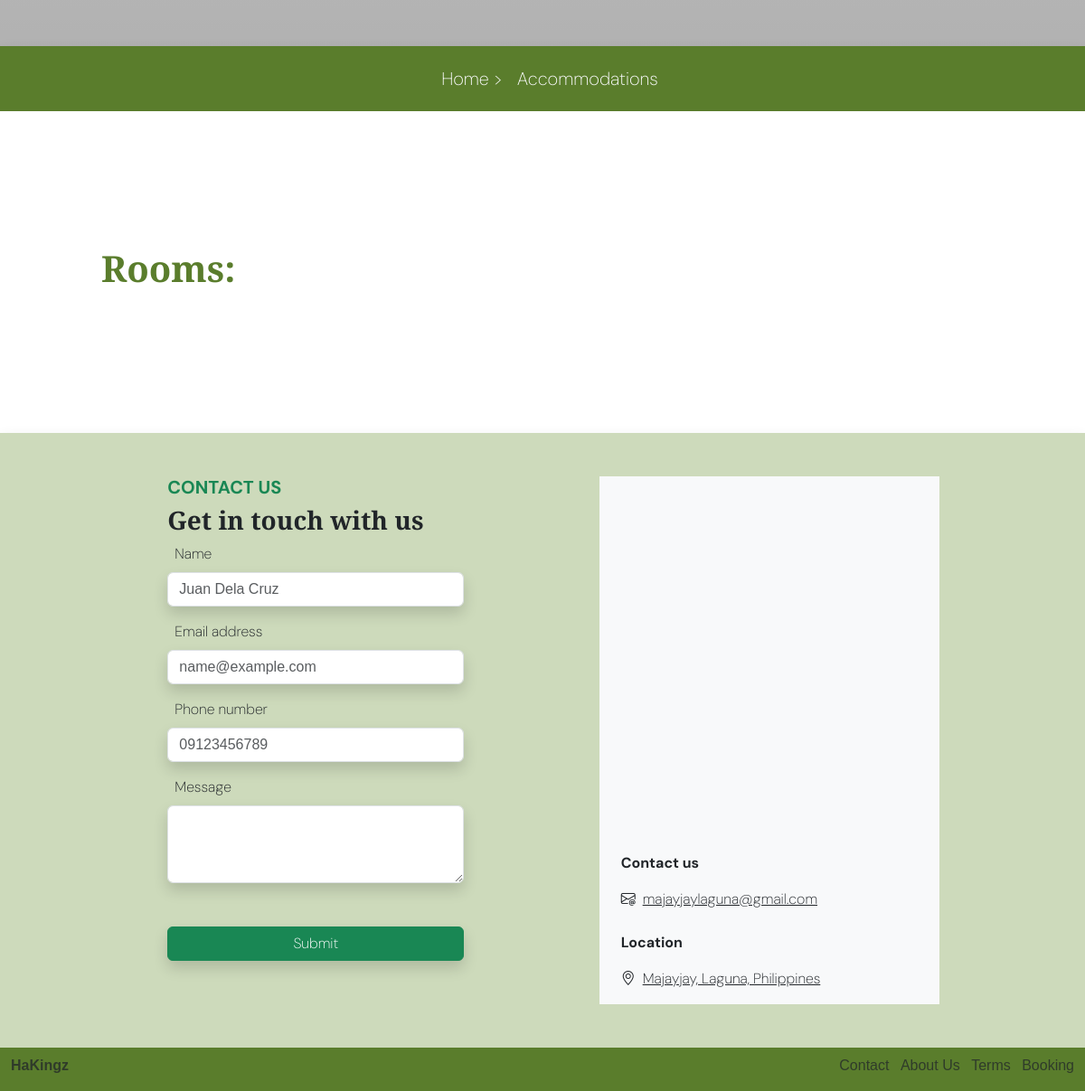
/Resort/page-2.php?businessInfoID=95 (lower part), run on an earlier commit of the app's database.
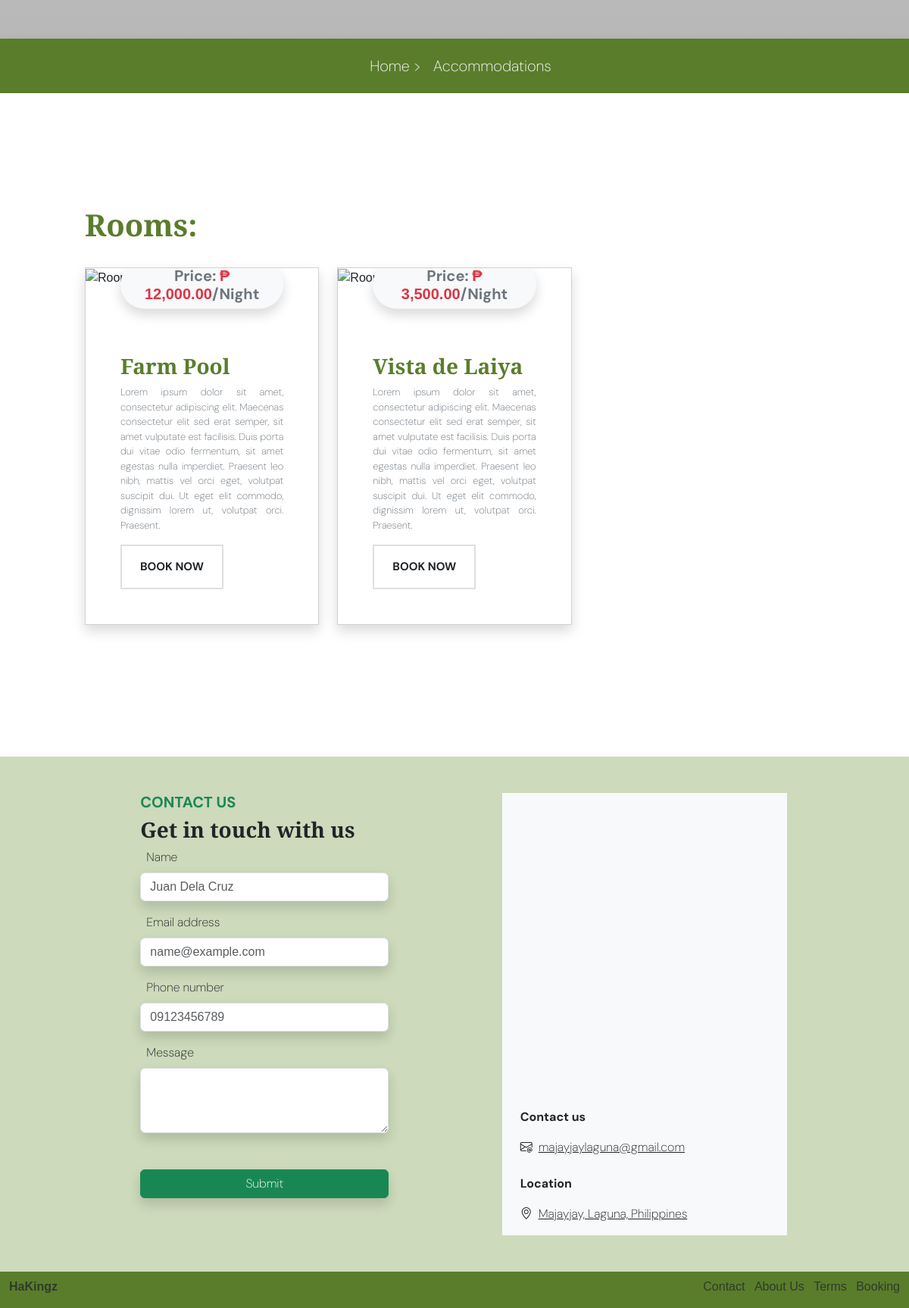
And on a later commit of the database.
### tables this page shows
CREATE TABLE `roominfotable` (
  `roomID` int(11) NOT NULL,
  `BusinessInfoID` int(11) NOT NULL,
  `roomName` varchar(255) NOT NULL,
  `roomPrice` decimal(10,2) NOT NULL,
  `adultMax` int(11) NOT NULL,
  `ChildrenMax` int(11) NOT NULL,
  `RoomDescriptions` text NOT NULL,
  `image1` varchar(255) DEFAULT NULL,
  `image2` varchar(255) DEFAULT NULL,
  `image3` varchar(255) DEFAULT NULL,
  `image4` varchar(255) DEFAULT NULL,
  `image5` varchar(255) DEFAULT NULL,
  `image6` varchar(255) DEFAULT NULL
);

### Resort/page-2.php (the view, shortened to what the changed rows need)
<?php
include '../includes/db.php';
$businessInfoID = isset($_GET['businessInfoID']) ? (int) $_GET['businessInfoID'] : 1;
try {
    $stmt = $pdo->prepare("
        SELECT roomID, roomName, roomPrice, RoomDescriptions, image1
        FROM roominfotable
        WHERE BusinessInfoID = :businessInfoID
    ");
    $stmt->execute(['businessInfoID' => $businessInfoID]);
    $rooms = $stmt->fetchAll(PDO::FETCH_ASSOC);
} catch (Exception $e) {
    echo "Error: " . $e->getMessage();
}
?>
<!DOCTYPE html>
<html lang="en">
<head>
    <link href="https://cdn.jsdelivr.net/npm/bootstrap@5.3.3/dist/css/bootstrap.min.css" rel="stylesheet">
    <link rel="stylesheet" href="https://cdn.jsdelivr.net/npm/bootstrap-icons@1.11.3/font/bootstrap-icons.min.css">
    <link rel="stylesheet" href="https://cdn.jsdelivr.net/npm/swiper@11/swiper-bundle.min.css" />
    <link rel="stylesheet" href="https://cdnjs.cloudflare.com/ajax/libs/font-awesome/5.15.3/css/all.min.css">
    <link rel="stylesheet" href="../../resort/new-resort-ui.css">
</head>
<body>
    <main class="content">
        <section class="accommodation-page-title bg-color-5 shadow">
            <div class="container-fluid">
                <div class="row room-lists d-flex justify-content-center align-items-center">
                    <div class="col-xxl-8 col-xl-10 col-lg-10 col-md-11 col-md-12 ">
                        <div class="row">
                            <h1 class="text-color-1 cormorant-text fw-bold">Rooms:</h1>
                            <?php foreach ($rooms as $room): ?>
                                <div class="col-xl-4 col-lg-6 col-md-6 col-sm-10 my-4 d-flex justify-content-center">
                                    <div class="card card-trans shadow custom-card-height rounded-0 overflow-hidden">
                                        <div class="img-container">
                                        </div>
                                        <div class="card-body">
                                            <div class="price-overlay shadow bg-light rounded-5">
                                                <h5 class="p-2 text-center dm-sans-text fw-bold text-secondary">Price: <span class="text-danger">&#8369 <?php echo number_format(htmlspecialchars($room['roomPrice']), 2, '.', ','); ?></span>/Night</h5>
                                            </div>
                                            <h3 class="card-title text-color-1 fw-bold cormorant-text"><?php echo htmlspecialchars($room['roomName']); ?></h3>
                                            <p class="card-text dm-sans-text text-secondary " style="font-size:13px; text-align: justify;"><?php echo htmlspecialchars($room['RoomDescriptions']); ?></p>
                                            <a href="../../resort/page-3.php?roomID=<?php echo $room['roomID']; ?>&businessInfoID=<?php echo $businessInfoID; ?>" class="btn btn-book fw-bold dm-sans-text rounded-0 py-3 px-4">BOOK NOW</a>
                                        </div>
                                    </div>
                                </div>
                            <?php endforeach; ?>
                        </div>
                    </div>
                </div>
            </div>
        </section>
    </main>
</body>
</html>

What changed in the data, as far as the page shows it:
added roominfotable: roomPrice "12,000.00", roomName "Farm Pool", RoomDescriptions "Lorem ipsum dolor sit amet, consectetur adipiscing elit. Maecenas consectetur elit sed erat semper, sit amet vulputate est facilisis. Duis porta dui vitae odio fermentum, sit amet egestas nulla imperdiet. Praesent leo nibh, mattis vel orci eget, volutpat suscipit dui. Ut eget elit commodo, dignissim lorem ut, volutpat orci. Praesent."
added roominfotable: roomPrice "3,500.00", roomName "Vista de Laiya", RoomDescriptions "Lorem ipsum dolor sit amet, consectetur adipiscing elit. Maecenas consectetur elit sed erat semper, sit amet vulputate est facilisis. Duis porta dui vitae odio fermentum, sit amet egestas nulla imperdiet. Praesent leo nibh, mattis vel orci eget, volutpat suscipit dui. Ut eget elit commodo, dignissim lorem ut, volutpat orci. Praesent."
